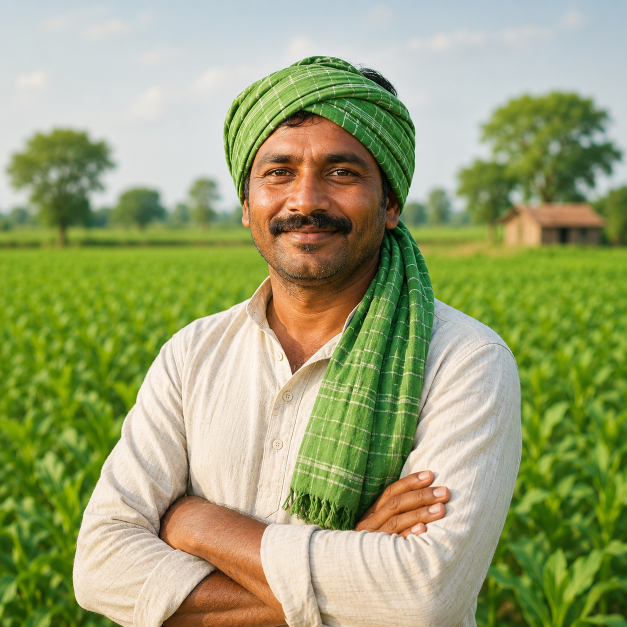
#> input picture frontend/assets/hero-section-photo.png, 1254 x 1254 px (shown at 1/2 size)
$ python -i fetch_rental_images.py   (imports and definitions only)
#> lines starting #> are read from the running program, lines starting #| are printed output that depends on the picture
#> further down, picture is the input picture: PIL image 1254x1254 RGB; mean R, G, B 154.4, 162.5, 113.4
#!/usr/bin/env python3
# ============================================================
# tools/fetch_rental_images.py
# Photographs for the /rental machine cards, from Wikimedia Commons.
#
# WHY A SIBLING OF fetch_article_images.py AND NOT A FLAG ON IT. That tool
# produces 1200×675 article heroes; these are 400×300 tiles that sit in a 118px
# card band and a 280px hero panel. Same source, same licence rules — so the
# Commons call and the licence gate are IMPORTED from it rather than copied —
# but a different output size, a different directory and a different credits
# file, because the two sets are added and reviewed independently.
#
# SMALL ON PURPOSE. This site blew a 5GB/month Render bandwidth cap once
# already, and 98% of its visits are phones on mobile data. A /rental equipment
# page loads one hero plus up to six sibling cards, so the whole page's imagery
# has to stay in the tens of kilobytes. 400×300 at quality 62 lands each file
# around 8–15 KB, which is ~1.4× the widest box any of them is drawn in — enough
# for a retina screen and nothing more. Do NOT raise these to "look nicer" on a
# desktop nobody is using.
#
# THE LICENCE GATE IS THE POINT, NOT THE DOWNLOAD. Every file here is
# CC BY / CC BY-SA / CC0 / public domain, and the site carries AdSense, so a
# NonCommercial image is not licensed for it however well attributed — that is
# what licence_problem() refuses. Attribution is written to CREDITS.json beside
# the images and rendered by routes/credits.py; a photo whose credit is missing
# cannot be published without it being visible there.
#
# ONE MACHINE MAY HAVE NO PHOTO. A slug absent from PICKS below keeps the emoji
# tile, and that is a deliberate outcome rather than a gap to be filled with
# something approximate. A "super seeder" page showing an ordinary seed drill
# would be teaching a farmer the wrong machine before he spends ₹2,000 an acre
# on it — see routes/rental.py::_tile, which falls back on its own.
#
#   python tools/fetch_rental_images.py            # fetch what is missing
#   python tools/fetch_rental_images.py --force    # re-fetch everything
#   python tools/fetch_rental_images.py --verify   # check the sources still exist
# ============================================================

import argparse
import io
import json
import sys
from pathlib import Path

import requests
from PIL import Image

ROOT = Path(__file__).resolve().parent.parent
sys.path.insert(0, str(ROOT))

# The Commons plumbing and the licence rules have ONE home.
from tools.fetch_article_images import (  # noqa: E402
    UA, commons_info, licence_problem,
)

OUT_DIR = ROOT / "frontend" / "images" / "rental"
CREDITS = OUT_DIR / "CREDITS.json"

# See the header: sized to the boxes these are actually drawn in, not to look
# good in a photo viewer.
TARGET_W = 400
TARGET_H = 300
WEBP_QUALITY = 62

# Below this an upscale to 400 is visible. Commons has alternatives; skip
# rather than ship a soft tile.
MIN_SOURCE_W = 380

# slug → Commons filename. Every one was checked to be the machine the page is
# about, not merely a plausible neighbour of it.
PICKS = {
    # ── जुताई व भूमि तैयारी ──
    "tractor":             "Mahindra Tractor, India.jpg",
    "rotavator":           "Kuhn EL201 - rotavator at Bernard Saunders WD 2008 - IMG 4072.jpg",
    "cultivator":          "Perfecta II field cultivator 1.jpg",
    "disc-harrow":         "Disc harrow by Case IH.JPG",
    "power-tiller":        "Mini Tiller.png",
    "laser-land-leveller": "Agriculture Land leveler 02.jpg",
    # ── बुवाई व रोपाई ──
    "seed-drill":          "Grain Seed Drill Machine 01.jpg",
    "happy-seeder":        "National Agro Happy Seeder.jpg",
    "zero-till-drill":     "No-till Planting (8120028117).jpg",
    "paddy-transplanter":  "Rice-planting-machine,katori-city,japan.JPG",
    # super-seeder: no accurate photo on Commons — keeps its emoji, see header.
    # ── सिंचाई ──
    "pump-set":            "20220709 Irrigation pump.jpg",
    "sprinkler-set":       "NRBC distributary 10 sprinkler irrigation fields Raichur Karnataka India.jpg",
    "rain-gun":            "On sprinkler dolly mounted rain gun.jpg",
    # ── छिड़काव व फसल सुरक्षा ──
    "power-sprayer":       "Sweet potato farmers in Peru with pesticide sprayers.jpg",
    "boom-sprayer":        "Tractor and boom sprayer degania spayer archive-002.jpg",
    "drone-sprayer":       "Agricultural drone spraying on paddy field.jpg",
    # ── कटाई, मड़ाई व चारा ──
    "combine-harvester":   "A combine harvester at work in a field of wheat - geograph.org.uk - 6246353.jpg",
    "thresher":            "Paddy thresher.jpg",
    "reaper-binder":       "Harvesting with reaper and binder - 1 - geograph.org.uk - 2568380.jpg",
    "straw-baler":         "John Deere 338 square baler 1.jpg",
    "chaff-cutter":        "Fodder chopper.jpg",
    # ── ढुलाई व मिट्टी का काम ──
    "tractor-trolley":     "A tractor trailer - geograph.org.uk - 379906.jpg",
    "jcb":                 "JCB 3CX ECO backhoe loader at VDNKh, Moscow.jpg",
}


# [14 lines left out: functions _load_credits, _save_credits, not called in this run]


def _cover(im: Image.Image) -> Image.Image:
    """Fill 400×300, cropping the long side.

    `cover` rather than `contain` because both boxes these land in are fixed
    ratio: letterboxing would leave bands of dead colour inside an already
    small card. The crop is centred, which is where a photographer puts a
    machine they are photographing.
    """
    if im.mode in ("RGBA", "LA", "P"):
        im = im.convert("RGBA")
        flat = Image.new("RGB", im.size, (255, 255, 255))
        flat.paste(im, mask=im.split()[-1])
        im = flat
    else:
        im = im.convert("RGB")
    scale = max(TARGET_W / im.width, TARGET_H / im.height)
#> scale = 0.319
    im = im.resize((max(1, round(im.width * scale)),
                    max(1, round(im.height * scale))), Image.LANCZOS)
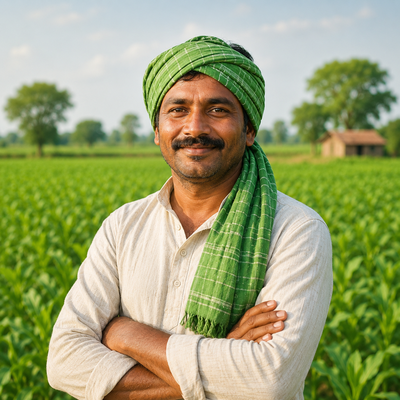
#> im: PIL image 400x400 RGB; mean R, G, B 154.4, 162.5, 113.4
    left = (im.width - TARGET_W) // 2
#> left = 0
    top = (im.height - TARGET_H) // 2
#> top = 50
    return im.crop((left, top, left + TARGET_W, top + TARGET_H))
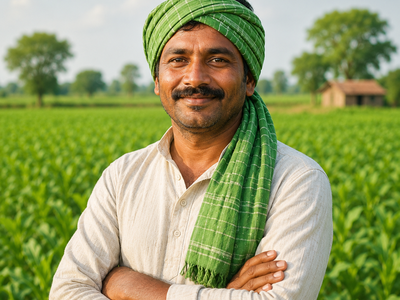
#> returned value: PIL image 400x300 RGB; mean R, G, B 146.7, 156.4, 98.7


# [79 lines left out: functions fetch_one, main, not called in this run]


# [2 lines not run here, left out]

>>> from PIL import Image
>>> picture = Image.open('../frontend/assets/hero-section-photo.png')
>>> result = _cover(picture)

$ run again, on frontend/images/Ganna/ganne-ke-khet.png
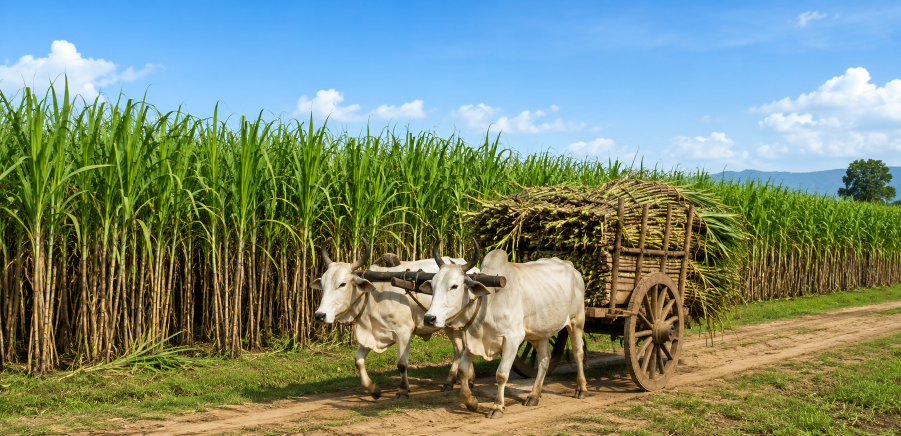
#> input picture frontend/images/Ganna/ganne-ke-khet.png, 1802 x 872 px (shown at 1/2 size)
#> picture is the input picture: PIL image 1802x872 RGB; mean R, G, B 122, 138.6, 116.8
#> in _cover, `im = im.resize((max(1, round(im.width * scale)), max(1, round(im.heigh..`:
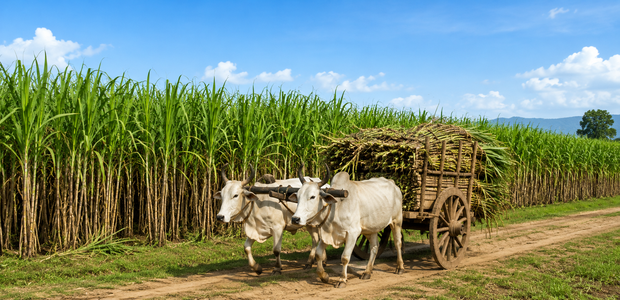
#> im: PIL image 620x300 RGB; mean R, G, B 122, 138.6, 116.8
#> in _cover, `return im.crop((left, top, left + TARGET_W, top + TARGET_H))`:
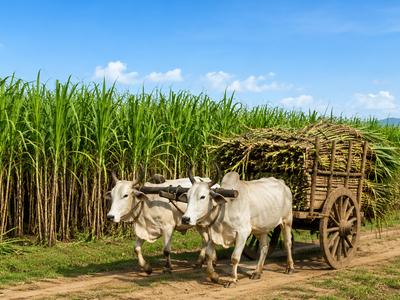
#> returned value: PIL image 400x300 RGB; mean R, G, B 122.2, 138.7, 120.9
